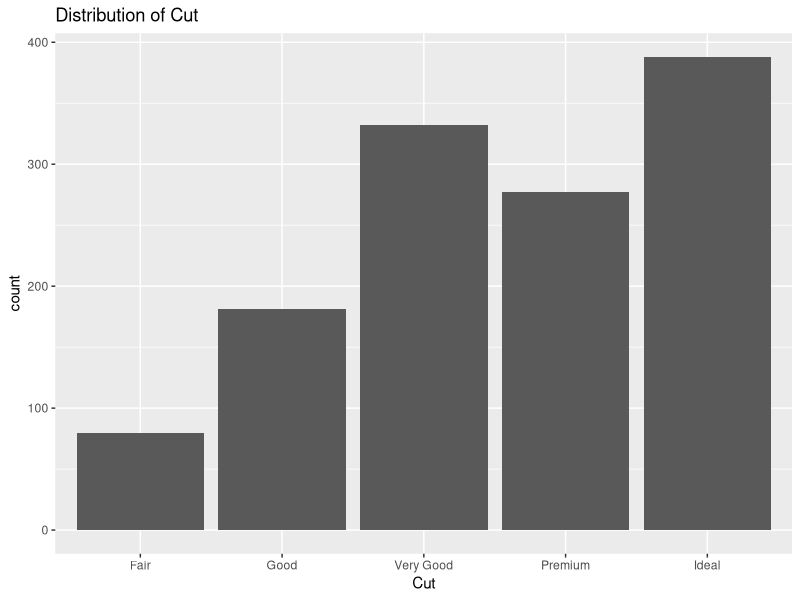
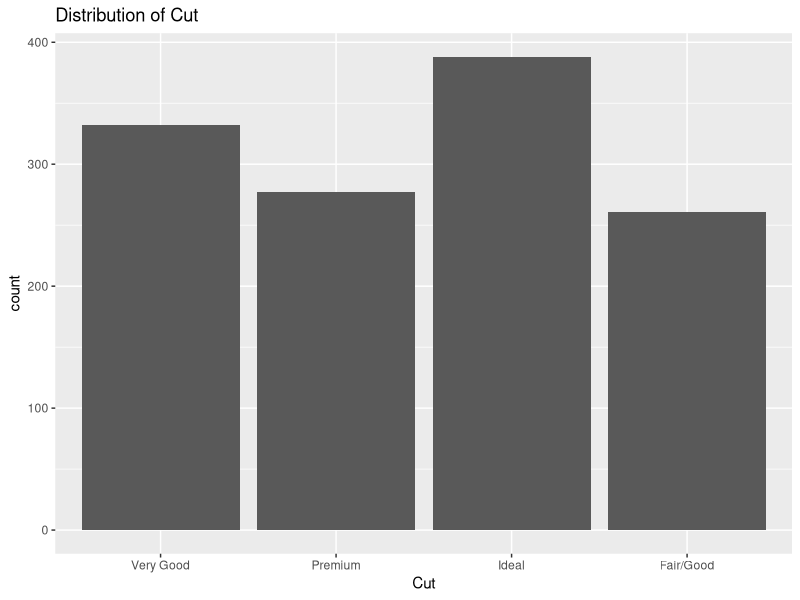
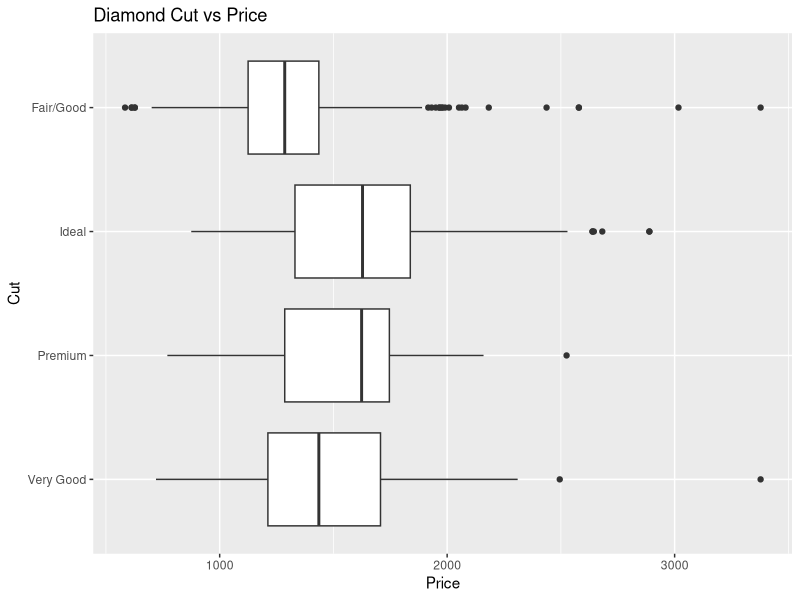

Source code (R) for these figures, in order:
## ---- chunk 1
knitr::opts_chunk$set(echo = TRUE)
library(tidyverse)
library(knitr)
library(broom)
## ---- chunk 2
filtered_data <- diamonds %>% subset(carat == 0.5)
glimpse(filtered_data)
## ---- chunk 3
ggplot(filtered_data, aes(cut)) +
  geom_bar() +
  labs(x = 'Cut', title = 'Distribution of Cut')
## ---- chunk 4
filtered_data <- filtered_data %>%
  mutate(cut = fct_lump_n(cut, 3, other_level = 'Fair/Good'))
## ---- chunk 5
ggplot(filtered_data, aes(cut)) +
  geom_bar() +
  labs(x = 'Cut', title = 'Distribution of Cut')
## ---- chunk 6
ggplot(filtered_data, aes(cut,price)) +
  geom_boxplot() +
  coord_flip() + 
  labs(x = 'Cut', y = 'Price', title = 'Diamond Cut vs Price')
## ---- chunk 7
filtered_data %>% group_by(cut) %>% 
  summarise(mean_price = mean(price),
            std_dev_price = sd(price))
